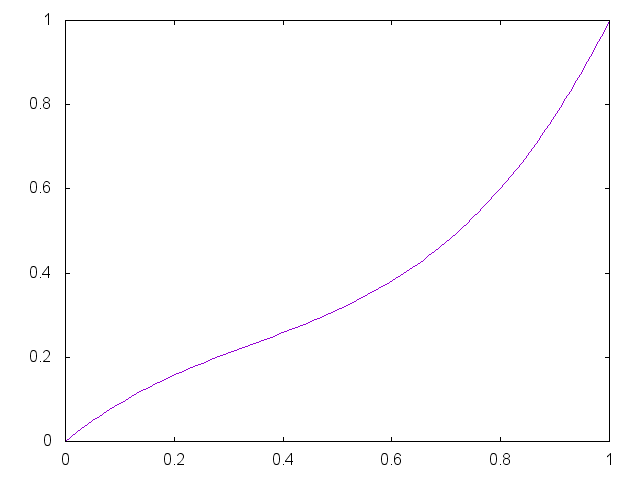

The script that saved this image:


set term png

set output "generate/static/generate/bezier-0.35-0.15.png"
plot '-' smooth bezier notitle
0 0
0.33 0.35
0.67 0.15 
1 1
e

reset;
